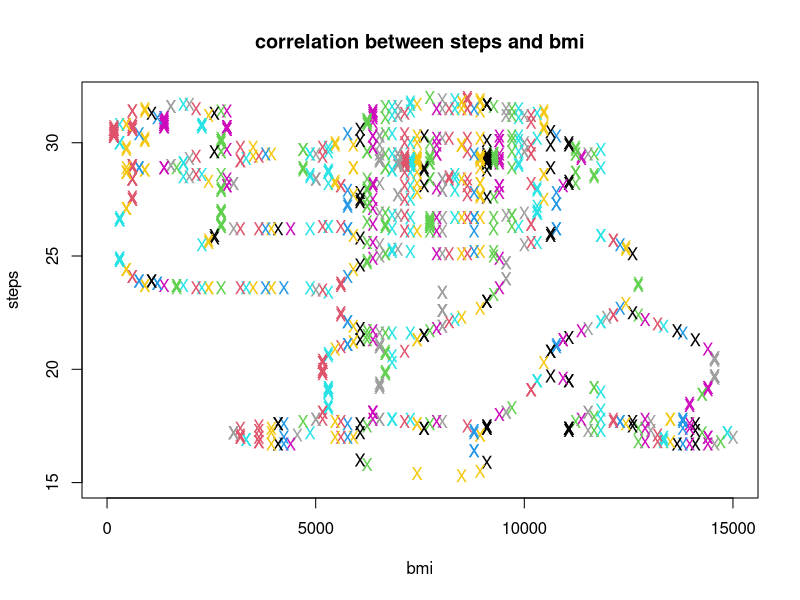
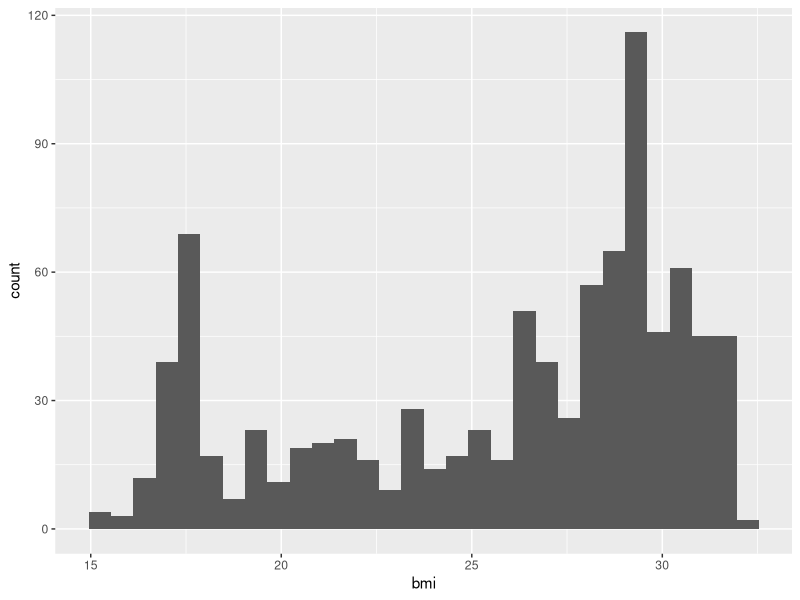
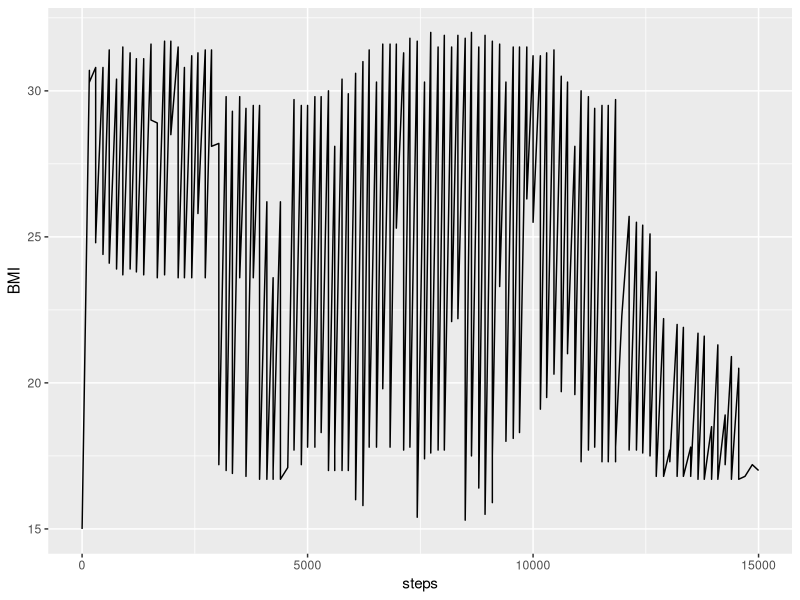

Write R code to recreate these figures, in order.
## ---- chunk 1

library(readr)
data <- read_csv("raw_data/data.csv")
View(data)
## ---- chunk 2
library(tidyverse)
## ---- chunk 3
# calculate the mean of male steps
male_steps<- data[data$sex=="male",]
female_steps<- data[data$sex=="female",]


male_steps_mean= male_steps%>%summarise(m=mean(steps))
female_steps_mean= female_steps%>%summarise(m=mean(steps))
female_steps_mean
male_steps_mean
# tandard deviation of number of steps taken by males and females
sd(male_steps$steps)
sd(female_steps$steps)
## ---- chunk 4
# determine whether the data conform to normal distribution
shapiro.test(female_steps$steps)
shapiro.test(male_steps$steps)
# use t test to compare the statistically significance between two groups
t.test(female_steps$steps,male_steps$steps)

# the p-value<0.05 Indicates that the mean values of the two groups of steps are significantly different. reject the Null hypothesis, accept the alternative hypothesis.

# the effect size is the difference of female and male, the effect size confidence intervals is -1444.3903~ -800.9513, the p-value is 1.055e-11, and the exact test I used is t.test.
## ---- chunk 5
cor.test(female_steps$bmi,female_steps$steps, use = "everythings",
    method = c("pearson"))
# the effect size is the difference of BMI in female , the effect size confidence intervals is -0.3695032~ -0.2528646, the p-value is 2.2e-16, and the exact test I used is Pearson's product-moment correlation.

# the p-value<0.05 Indicates that the mean values of the two groups of steps are significantly different. reject the Null hypothesis, accept the alternative hypothesis. the steps are negative correlation with BMI in female.
## ---- chunk 6
y <- female_steps$bmi
x <- female_steps$steps
plot(x, y, main = "correlation between steps and bmi",
     xlab = "bmi", ylab = "steps",
     pch = 88,col=female_steps$steps, frame = T)
## ---- chunk 7
ggplot(female_steps, aes(bmi)) +
  geom_histogram()
## ---- chunk 8
?ggplot
## ---- chunk 9
ggplot(female_steps, aes(x=steps,y=bmi))+geom_line()+labs(x = "steps", y = "BMI") 
